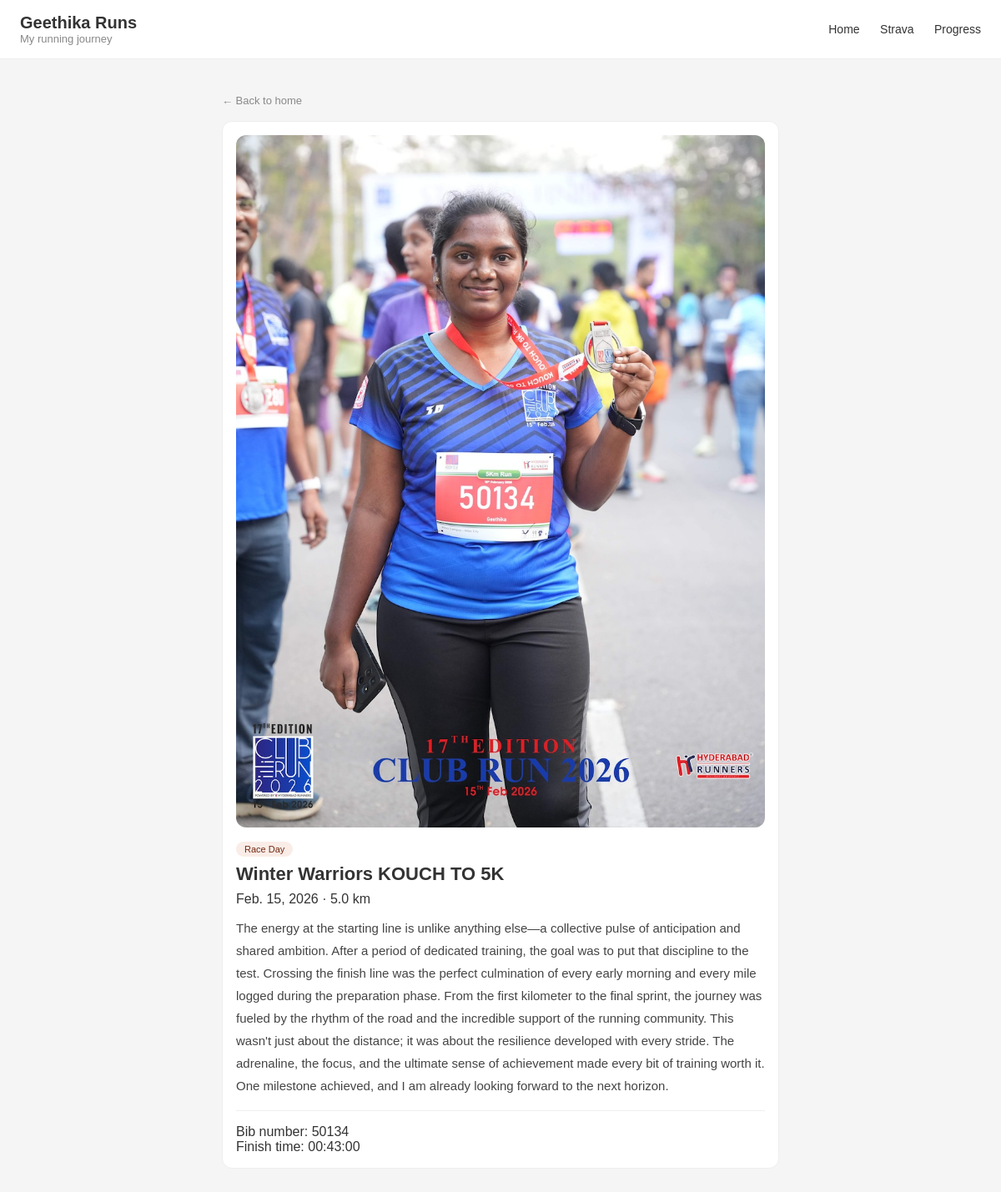
The app's page /post/2/ with its own data.
### posts/models.py (models this page shows, shortened)
class Post(models.Model):
    CATEGORY_CHOICES = [
        ('training', 'Training Log'),
        ('race', 'Race Day'),
        ('community', 'Community'),
        ('volunteering', 'Volunteering'),
    ]
    title = models.CharField(max_length=200)
    story = models.TextField()
    distance = models.FloatField()
    photo = models.ImageField(upload_to='photos/', blank=True, null=True)
    date = models.DateField()
    category = models.CharField(max_length=20, choices=CATEGORY_CHOICES, default='training')
    bib_number = models.CharField(max_length=20, blank=True, null=True)
    finish_time = models.CharField(max_length=20, blank=True, null=True)
    volunteer_event = models.CharField(max_length=200, blank=True, null=True)
    volunteer_role = models.CharField(max_length=100, blank=True, null=True)

### posts/views.py (the view)
# urls.py: path('post/<int:pk>/', views.post_detail, name='post_detail'),
def post_detail(request, pk):
    post = get_object_or_404(Post, pk=pk)
    return render(request, 'posts/post_detail.html', {'post': post})

### posts/templates/posts/post_detail.html (shortened to what this page needs)
{% extends 'posts/base.html' %}
{% block content %}
<a href="{% url 'home' %}" style="font-size:13px; color:#888; text-decoration:none;">
    ← Back to home
</a>
<div class="post-card" style="margin-top: 16px; padding:16px;">
    {% if post.photo %}
        <img src="{{ post.photo.url }}"
             alt="{{ post.title }}"
             style="
                width:100%;
                height:auto;
                object-fit:contain;
                border-radius:12px;
                margin-bottom:12px;
             ">
    {% endif %}
    <span class="badge badge-{{ post.category }}">
        {{ post.get_category_display }}
    </span>
    <h2 style="font-size:22px; margin: 8px 0;">
        {{ post.title }}
    </h2>
    <p class="meta">
        {{ post.date }} · {{ post.distance }} km
    </p>
    <p style="font-size:15px; line-height:1.8; color:#444; margin-top:12px;">
        {{ post.story }}
    </p>
    {% if post.category == 'race' %}
    <div style="margin-top:16px; padding-top:16px; border-top:1px solid #eee;">
        <p class="meta">Bib number: {{ post.bib_number }}</p>
        <p class="meta">Finish time: {{ post.finish_time }}</p>
    </div>
    {% endif %}
</div>
{% endblock %}

### posts/templates/posts/base.html (style rules this page uses)
* { margin: 0; padding: 0; box-sizing: border-box; }
body { font-family: sans-serif; background: #f5f5f5; color: #333; }
.post-card { background: white; border: 1px solid #eee; border-radius: 12px; margin-bottom: 20px; overflow: hidden; transition: transform 0.2s ease, box-shadow 0.2s ease; }
.badge { display: inline-block; font-size: 11px; padding: 3px 10px; border-radius: 20px; font-weight: 500; }
.badge-race { background: #FAECE7; color: #712B13; }

### records on screen
Post: photo (picture), category "Race Day", title "Winter Warriors KOUCH TO 5K", date "Feb. 15, 2026", distance "5.0", story "The energy at the starting line is unlike anything else—a collective pulse of anticipation and shared ambition. After a period of dedicated training, the goal was to put that discipline to the test. Crossing the finish line was the perfect culmination of every early morning and every mile logged during the preparation phase. From the first kilometer to the final sprint, the journey was fueled by the rhythm of the road and the incredible support of the running community. This wasn't just about the distance; it was about the resilience developed with every stride. The adrenaline, the focus, and the ultimate sense of achievement made every bit of training worth it. One milestone achieved, and…", bib_number "50134", finish_time "00:43:00"
